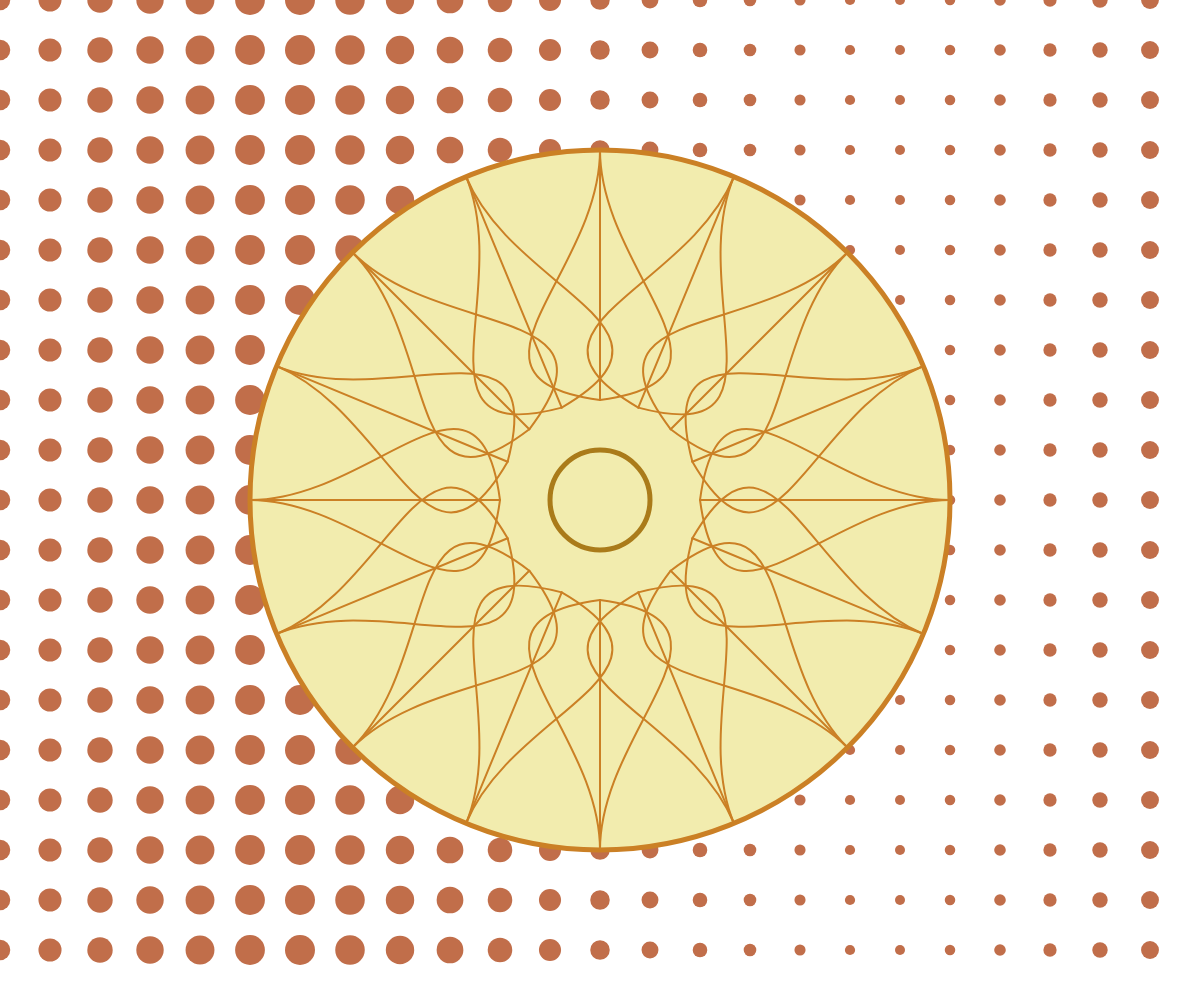
Frame 1 (no input)
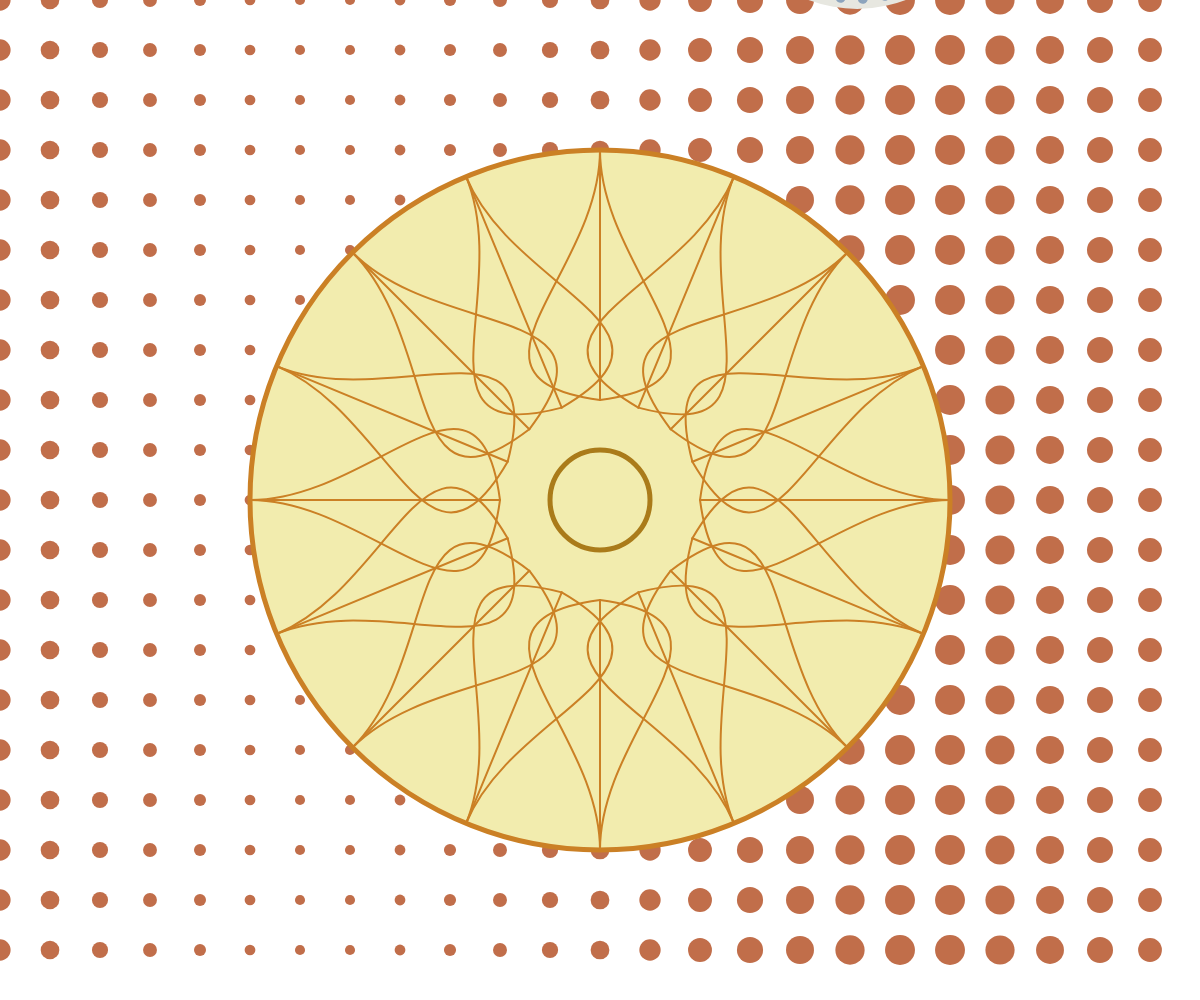
Frame 60 (no input)
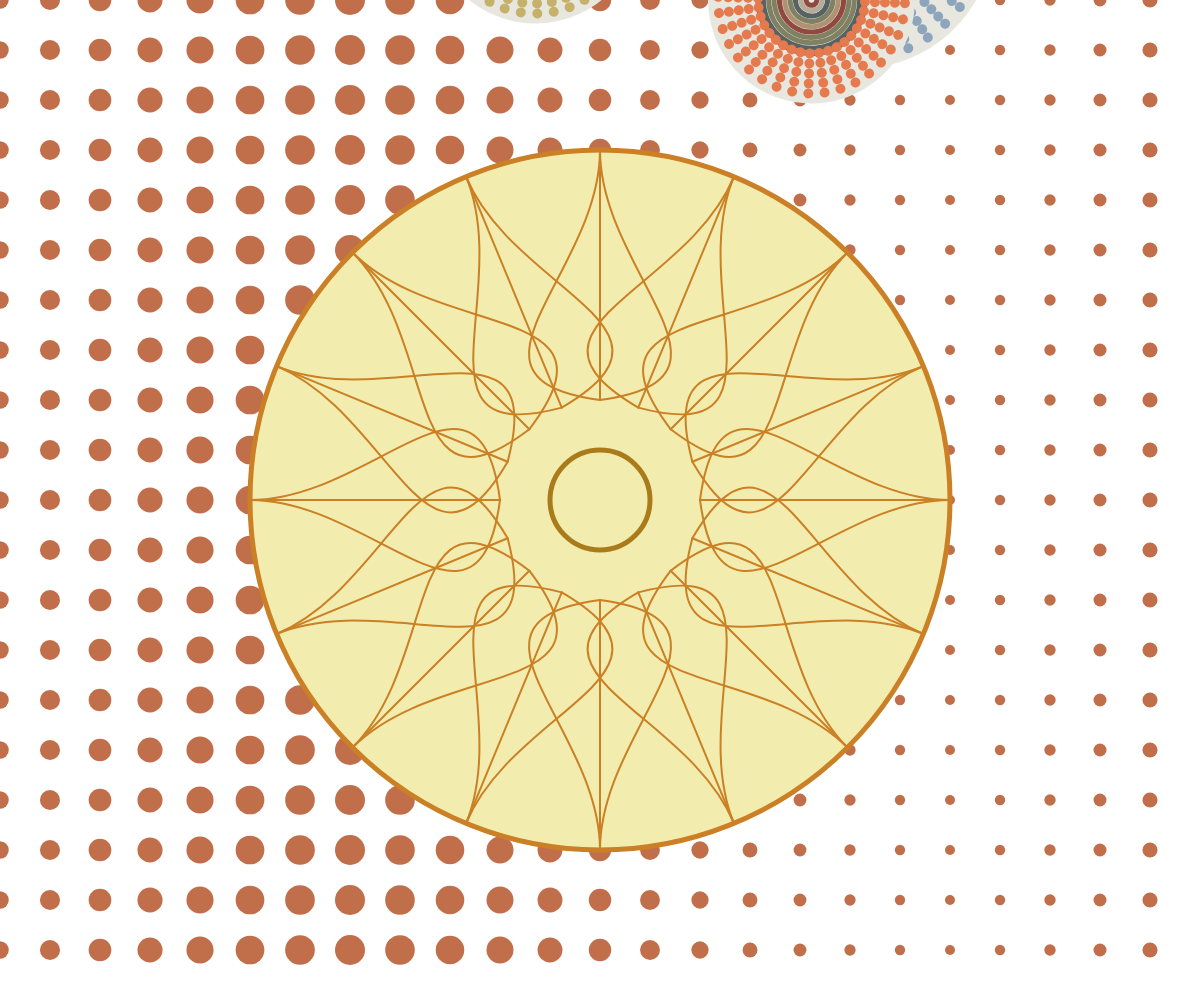
Frame 120 (the mouse pressed at the canvas centre since frame 60)

The p5.js sketch that drew these frames (run headless with seeded random() and noise() and a simulated clock; from frame 60 on, the mouse is pressed at the canvas centre):

// p5.js sketch
// ── sketch.js
let multiCircles = [];
let innerMultiCircleNum = 10; // Number of inner concentric circles
let layerNum = 5; // Number of outer layers
let dotSize = 20; // Size of the dots
let dotDensity = 50; // Density of the dots
const stepSize = 1; // Adjust to change the speed of downward movement
const rotationStepSize = 0.5; // Adjust to change the speed of rotation
const interval = 30; // Interval (in frames) between the creation of new multiCircles

class MultiCircle {
  // Constructor to initialize the properties of multiCircle
  constructor(x, y, maxRadius, innerMultiCircleNum, layerNum) {
    this.x = x;
    this.y = y;
    this.maxRadius = maxRadius;
    this.innerMultiCircleNum = innerMultiCircleNum;
    this.layerNum = layerNum;
    this.innerRadius = maxRadius / 2;
    this.dotRadius = 5;
    this.angle = random(360); // Random initial angle

    // Allowed colors for inner concentric circles
    this.innerAllowedColors = [
      color(87, 98, 100),
      color(180, 172, 153),
      color(128, 128, 98),
      color(175, 146, 116),
      color(145, 73, 63)
    ];
    // Allowed colors for outer dots
    this.outerAllowedColors = [
      color(221, 211, 143),
      color(198, 177, 107),
      color(124, 167, 195),
      color(141, 164, 189),
      color(228, 122, 77),
    ];
    // Generate random colors for inner circles and outer dots
    this.innerColors = this.generateRandomColors(innerMultiCircleNum, this.innerAllowedColors);
    this.outerColor = this.generateRandomColors(1, this.outerAllowedColors)[0];
  }

  // Generate an array of random colors from the allowed colors
  generateRandomColors(num, allowedColors = []) {
    let colors = [];
    for (let i = 0; i < num; i++) {
      if (allowedColors.length > 0) {
        colors.push(allowedColors[int(random(allowedColors.length))]);
      } else {
        colors.push(color(random(255), random(255), random(255)));
      }
    }
    return colors;
  }

  // Display the multiCircle
  display() {
    // Calculate the outermost radius
    let outerRadius = this.innerRadius + this.layerNum * this.dotRadius * 2;

    // Draw the background circle with no stroke
    fill(231, 231, 224);
    noStroke();
    push();
    translate(this.x, this.y);
    rotate(this.angle);
    ellipse(0, 0, outerRadius * 2);

    // Draw inner concentric circles
    noFill();
    for (let i = this.innerColors.length - 1; i >= 0; i--) {
      stroke(this.innerColors[i]);
      strokeWeight(5);
      ellipse(0, 0, this.innerRadius * (i + 1) / this.innerColors.length * 2);
    }

    // Draw outer circle dots
    fill(this.outerColor);
    noStroke();
    for (let i = 0; i < 360; i += 10) {
      let angle = radians(i);
      for (let j = 0; j < this.layerNum; j++) {
        let radius = this.innerRadius + j * this.dotRadius * 2;
        let x = cos(angle) * radius;
        let y = sin(angle) * radius;
        ellipse(x, y, this.dotRadius * 2);
      }
    }
    pop();
  }

  // Update the position and angle of the multiCircle
  update() {
    this.y += stepSize; // Move downward
    this.angle += rotationStepSize; // Rotate

    // If the multiCircle moves past the bottom of the canvas, reset to the top
    if (this.y - this.innerRadius > height) {
      this.y = -this.innerRadius;
    }
  }
}

//draw DunHuang style background
//draw leaves
class Leaf {
  constructor(angle, innerRadius, outerRadius) {
    this.angle = angle;
    this.innerRadius = innerRadius;
    this.outerRadius = outerRadius;
    
  }
  
  draw() {
    push();
    translate(width / 2, height / 2);
    rotate(this.angle);
    
    // Define control points for the leaf shape
    let x1 = this.innerRadius * cos(0);
    let y1 = this.innerRadius * sin(0);
    let x2 = this.outerRadius * cos(20);
    let y2 = this.outerRadius * sin(20);
    let x3 = this.outerRadius * cos(-20);
    let y3 = this.outerRadius * sin(-20);
    let x4 = this.outerRadius * cos(0);
    let y4 = this.outerRadius * sin(0);
    
    stroke(203,128,37);
    strokeWeight(2);
    noFill();
    
    //use vertex and bezierVertex to create leaves
    //method from https://p5js.org/learn/curves.html
  
    // Draw left side of the leaf
    beginShape();
    vertex(x1, y1);
    //bezierVertex((x1 + x2) / 2, (y1 + y2) / 2, (x1 + x4) / 2, (y1 + y4) / 2, x4, y4);
    bezierVertex(x1 + (x2 - x1) / 2, y1 + (y2 - y1) / 2, x1 + (x4 - x1) / 2, y1 + (y4 - y1) / 2, x4, y4);
    endShape();
    
    // Draw right side of the leaf
    beginShape();
    vertex(x1, y1);
    //bezierVertex((x1 + x3) / 2, (y1 + y3) / 2, (x1 + x4) / 2, (y1 + y4) / 2, x4, y4);
    bezierVertex(x1 + (x3 - x1) / 2, y1 + (y3 - y1) / 2, x1 + (x4 - x1) / 2, y1 + (y4 - y1) / 2, x4, y4);
    endShape();
    
    // Draw center line of the leaf
    line(x1, y1, x4, y4);
    
    pop();
  }
}
//draw DunHuang style background
class DunHuang {
  constructor(bigCircleRadius, smallCircleRadius, numLeaves) {
    this.bigCircleRadius = bigCircleRadius;
    this.smallCircleRadius = smallCircleRadius;
    this.numLeaves = numLeaves;
    this.angleIncrement = radians(22.5); 
  }

  draw() {
    //translate(width / 2, height / 2);
    
    let leafCircle = this.smallCircleRadius + 50;
    
    // Draw big circle
    stroke(203,128,37);
    strokeWeight(5);
    fill(242,236,174);
    ellipse(width/2, height/2, this.bigCircleRadius * 2, this.bigCircleRadius * 2);
    
    // Draw small circle
    noFill();
    stroke(170,123,26);
    ellipse(width/2, height/2, this.smallCircleRadius * 2, this.smallCircleRadius * 2);
    
    // Draw 16 leaves
    for (let i = 0; i < this.numLeaves; i++) {
      //let angle = i * this.angleIncrement;
      let angle = i * this.angleIncrement;
      let leaf = new Leaf(angle, leafCircle, this.bigCircleRadius);
      leaf.draw();
    }
    
  }
}

function setup() {
  createCanvas(windowWidth, windowHeight);
  //angleMode(DEGREES);
  frameRate(60); // Set frame rate to ensure consistent timing
}

function draw() {
  background(255);
  drawPolkaDotBackground();
  let dunHuangBack = new DunHuang(350, 50, 16);
  dunHuangBack.draw();

  // Update and display all multiCircles
  for (let mc of multiCircles) {
    mc.update();
    mc.display();
  }

  // Generate a new multiCircle at intervals
  if (frameCount % interval === 0) {
    let x = random(width);
    let y = random(-200, 0); // Start above the screen
    let maxRadius = random(100, 200);
    multiCircles.push(new MultiCircle(x, y, maxRadius, innerMultiCircleNum, layerNum));
  }
}

function drawPolkaDotBackground() {
  // Draw polka dot background
  fill(193, 110, 74);
  noStroke();
  for (let y = 0; y < height; y += dotDensity) {
    for (let x = 0; x < width; x += dotDensity) {
      let size = dotSize * (1 + 0.5 * sin(TWO_PI * (frameCount * 0.008 + x / width)));//let dot size change like wave 
      ellipse(x, y, size);
    }
  }
}

//resize the canvas to fit the window size
//DunHuang pattern will always appear in the center of canvas 
function windowResized() {
  resizeCanvas(windowWidth, windowHeight);
}
